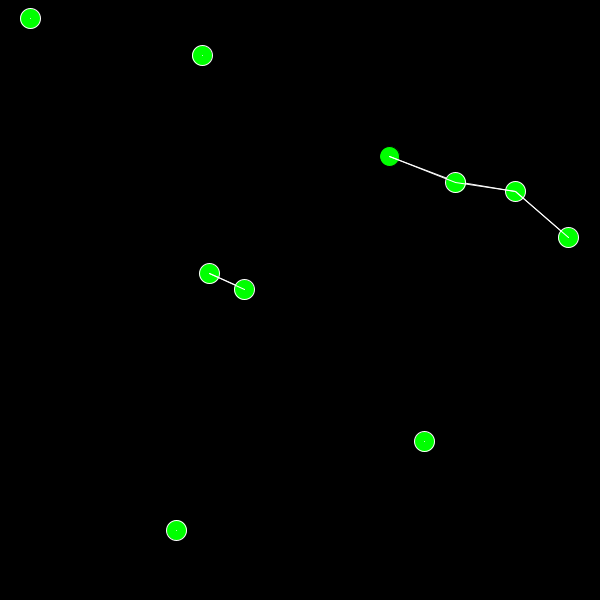
Frame 1 (no input)
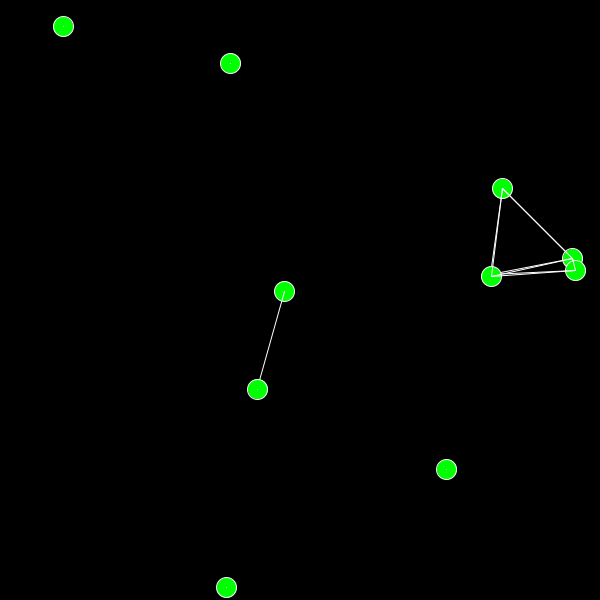
Frame 60 (the mouse pressed at the canvas centre just before this capture)
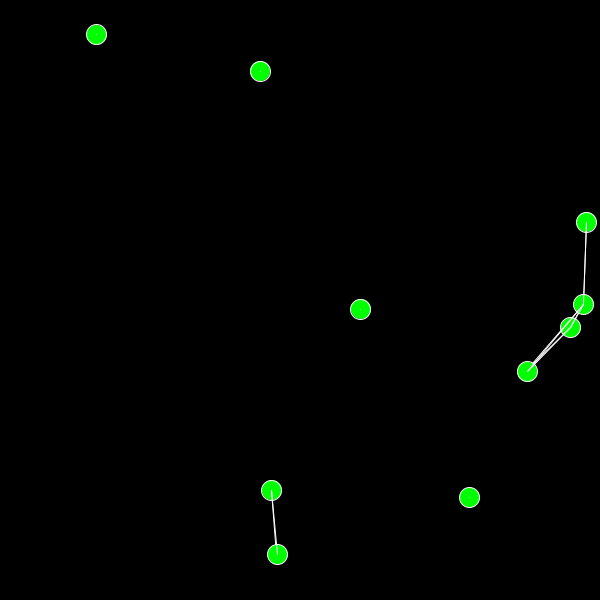
Frame 120 (the mouse held since frame 60 and released just before this capture)

The Processing sketch that drew these frames (run headless with seeded random() and noise(); from frame 60 on, the mouse is pressed at the canvas centre):

// Processing sketch: pallineCollegate
// ── pallineCollegate.pde
class pallina{
  float x,y,vx,vy;
  
  pallina(){
    x = random(0,width);
    y = random(0,width);
    vx = random(0.1,2.0);
    vy = random(0.1,2.0);
  }
  void update(){
    x+=vx;
    y+=vy;
    if(x<0 || x>width){
      vx = -vx;
    }
    if(y<0 || y>width){
      vy = -vy;
    }
  }
  
  void display(){
    fill(0,255,0);
    ellipse(x,y,20,20);
  }
  
  void calcolaDistanza(pallina[] parametro_array){
    for(int i=0;i<parametro_array.length;i++){
      float distanza = dist(x,y,parametro_array[i].x,parametro_array[i].y);
      if(distanza<100){
        stroke(255);
        line(x,y,parametro_array[i].x,parametro_array[i].y);
      }
    }
  }
 
}

pallina[] array;

void setup(){
  size(600,600);
  array = new pallina[10];
  for(int i=0;i<array.length;i++){
    array[i]= new pallina();
  }
}
void draw(){
  background(0);
  for(int i=0;i<array.length;i++){
    array[i].update();
    array[i].display();
    array[i].calcolaDistanza(array);
  }
}
